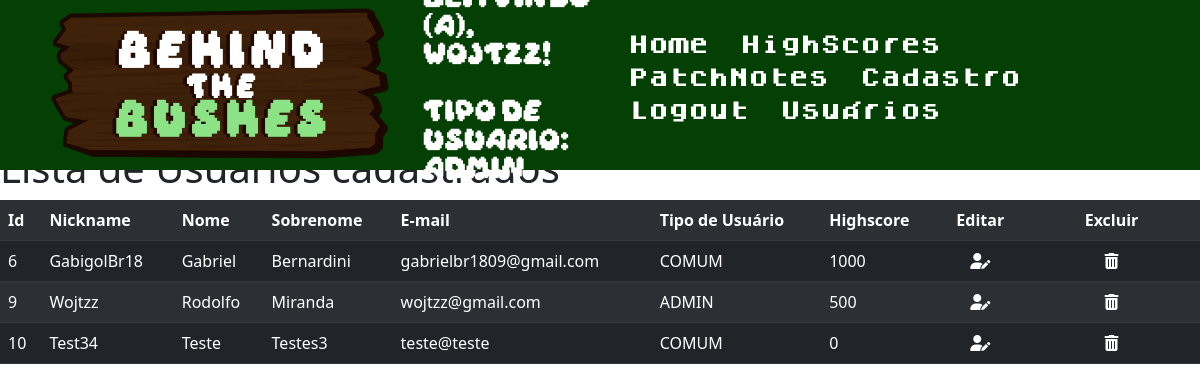
The app's page /selectUsuario.php (signed in) with its own data.
### tables this page shows
CREATE TABLE `tbusuario` (
  `Id` int(11) NOT NULL,
  `NomeUsuario` varchar(30) NOT NULL,
  `SobrenomeUsuario` varchar(50) NOT NULL,
  `NickUsuario` varchar(30) NOT NULL,
  `EmailUsuario` varchar(50) NOT NULL,
  `SenhaUsuario` varchar(30) NOT NULL,
  `TipoUsuario` char(5) NOT NULL,
  `HighScore` int(6) NOT NULL
);

### selectUsuario.php (the view, shortened to what this page needs)
<!DOCTYPE html>
<html lang= "pt-br">
<head>
    <link href="https://cdn.jsdelivr.net/npm/bootstrap@5.2.3/dist/css/bootstrap.min.css" rel="stylesheet">
    <link rel="stylesheet" href="https://cdnjs.cloudflare.com/ajax/libs/font-awesome/6.2.0/css/all.min.css">
</head>
<body>
<?php
if(isset($_SESSION["email"]) ){
    if($_SESSION["tipo"]==="ADMIN"){
    require_once("Header.php");
?>
    <h1 style="margin-top: 12%;">Lista de Usuários cadastrados</h1>
    <?php
        $sql = "SELECT * FROM tbusuario order by Id";
        $dadosUsuario = $conn->query($sql);
        if($dadosUsuario->num_rows > 0){
            ?>
        <table class="table table-dark table-striped">
            <tr class="table-active">
                <th>Id</th>
                <th>Nickname</th>
                <th>Nome</th>
                <th>Sobrenome</th>
                <th>E-mail</th>
                <th>Tipo de Usuário</th>
                <th>Highscore</th>
                <th style="text-align: center;padding-right: 50px;">Editar</th>
                <th style="text-align: center;padding-right: 50px;">Excluir</th>
            </tr>
        <?php
        while($exibir = $dadosUsuario->fetch_assoc()){
        ?>
            <tr>
                <td><?php echo $exibir["Id"]?></td>
                <td><?php echo $exibir["NickUsuario"]?></td>
                <td><?php echo $exibir["NomeUsuario"]?></td>
                <td><?php echo $exibir["SobrenomeUsuario"]?></td>
                <td><?php echo $exibir["EmailUsuario"]?></td>
                <td><?php echo $exibir["TipoUsuario"]?></td>
                <td><?php echo $exibir["HighScore"]?></td>
                <td style="text-align: center;padding-right: 50px;"><a href="editarUsuario.php?Id=<?php echo $exibir["Id"] ?>"><i class="fa-solid fa-user-pen" style="color: white;"></i></a></td>
                <td style="text-align: center; padding-right: 50px;">
                    <a href="#" onclick="confirmarExclusao(
                    '<?php echo $exibir["Id"] ?>',
                    '<?php echo $exibir["NomeUsuario"] ?>',
                    '<?php echo $exibir["SobrenomeUsuario"]?>')"><i class="fa-solid fa-trash-can" style="color:white"></i></a>
                </td>
            </tr>
        <?php
                }
        ?>
        </table>
        <?php
            }
        }else{
            require_once("PaginaUsuarioNaoPermitido.php");
        }
        }else{
            require_once("PaginaUsuarioNaoLogado.php");
        }
        ?>
</body>
</html>

### HeaderStyle.css (style rules this page uses)
* { margin: 0; padding: 0; }

### records on screen
tbusuario: Id "6", NickUsuario "GabigolBr18", NomeUsuario "Gabriel", SobrenomeUsuario "Bernardini", EmailUsuario "gabrielbr1809@gmail.com", TipoUsuario "COMUM", HighScore "1000"
tbusuario: Id "9", NickUsuario "Wojtzz", NomeUsuario "Rodolfo", SobrenomeUsuario "Miranda", EmailUsuario "wojtzz@gmail.com", TipoUsuario "ADMIN", HighScore "500"
tbusuario: Id "10", NickUsuario "Test34", NomeUsuario "Teste", SobrenomeUsuario "Testes3", EmailUsuario "teste@teste", TipoUsuario "COMUM", HighScore "0"

### other values on screen
$_SESSION["nick"] "Wojtzz"
$_SESSION["tipo"] "ADMIN"
